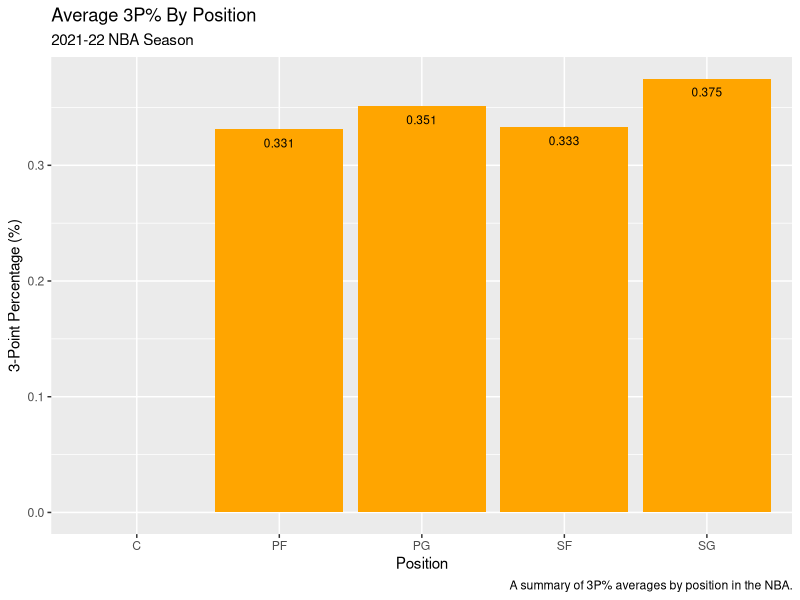

Here is the R script that generated this plot:
# Chart 2 
# 
# INFO 201 AF
# Code Name: BBB
# Eric Large
#
# Purpose of Chart 2:
# The purpose of including this bar chart in our report
# is to highlight the modern 3-point efficiency (3P%) of each 
# position type in the NBA. Although our data set includes
# only active starters for all 30 teams during the 2021-22 season,
# it still provides a large sample of current 3-point efficiency 
# ratings at each of the major five positions. 
#
#
# Observations & Insights:
#
# From this visualization, we capture a snapshot on the current standard
# of 3-point shooting efficiency as it relates to every position. As we have
# seen since the turn of the century, the modern NBA has adapted to the long-range
# shooting style-of-play more than ever, reflected in these averages. Despite not 
# having insight into the center (C) position (due to a lack of data from the 
# 2021-22 season), we can still infer that the wing positions (SF, PF) having 
# relatively similar averages (33.1% and 33.3%) to the point guard (PG) position
# (35.1%) means there has been an emphasis placed on this aspect of the game for
# every player, regardless of position. This shows the high level of skill each
# individual must have to even be considered "average" for their position in the
# modern NBA. When considering the context of the 3-point shot,it is hard to 
# imagine a time where the 3-point line did not exist.
# 
# 



# Libraries
library("tidyverse")

# Loading in the `nba` dataframe
nba <- read.csv(file = "nba_final_dataframe.csv", header = TRUE, stringsAsFactors = FALSE)
View(nba)


# Comparing the average 3-point percentage (3p%) of each pure position player
# (e.g., PG, SG, SF, PF, C) in the 2021-22 NBA season using a bar chart.

# Filtering with `dplyr` to get average 3P% by position
nba_1 <- nba %>%
  filter(Season == max(Season)) %>%
  group_by(Pos) %>%
  summarize(mean(X3P.))
View(nba_1)

# Renaming columns
colnames(nba_1) <- c( "Pos", "X3P.")
nba_2 <- nba_1[-c(2, 4, 6, 8), ]
View(nba_2)

# Rounding 3P% Values
round_df <- function(nba_2) {
  X3P. <- sapply(nba_2, mode) == 'numeric'
  nba_2[X3P.] <-  round(nba_2[X3P.], 3)
  nba_2
}
nba_3 <- round_df(nba_2)
View(nba_3)

# Plotting the visualization (bar chart)
chart2 <- ggplot(nba_3, aes(x = Pos, y = X3P.)) +
  geom_col(fill = "#FFA500") +
  geom_text(aes(label = X3P.), vjust = 2, size = 3) +
  labs(
    x = "Position",
    y = "3-Point Percentage (%)",
    title = "Average 3P% By Position",
    subtitle = "2021-22 NBA Season",
    caption = "A summary of 3P% averages by position in the NBA.",
    alt = "A summary of 2021-22 3P% averages by position in the NBA."
  )

# Final Visualization
chart2
